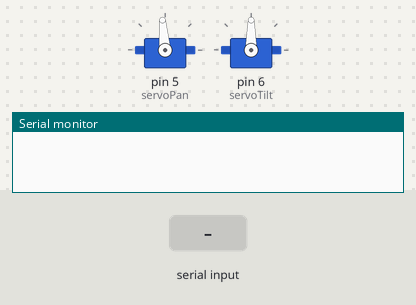
Bench run of a sketch on a simulated Arduino Uno, built with avr-gcc and run on an emulated ATmega328P. On the bench: 2 × servo, the last lines printed to the serial monitor. The test bench sets the inputs (shaded band).

Above: at 1.2 s.
1.3 s: "-" received over Serial
At 2.1 s:
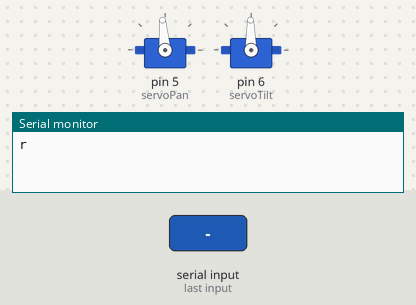
2.8 s: "m" received over Serial
At 3.2 s:
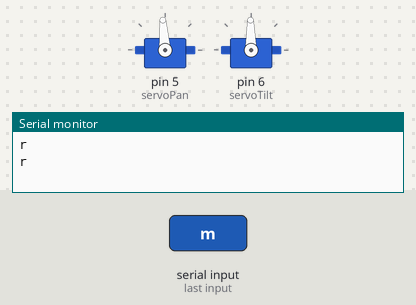
Timing chart, 0 to 5.8 s (numbered marks = the images above; inputs shaded):
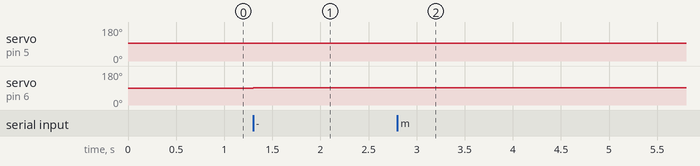

The sketch:

arduino.ino
```cpp
#include <Servo.h>

#define PAS 1


Servo servoPan;
Servo servoTilt;

int read;
int posx;
int posy;
int incx=0;
int incy=0;

char datax[1];

void setup() {

	Serial.begin(9600);

	read=0;
	posx=90;

	posy=95;

	/*************initialisation des servo_moteurs**********/
	servoPan.attach(5);//servo_moteur pan
	servoTilt.attach(6);//servo_moteur tilt

	/************position initiale****************/


	servoPan.write(posx);
	servoTilt.write(posy);

	//  Serial.write("-80");
	//Serial.write("-20");


	/*********************************************/

}

void loop() {
	int i=0;
        incx = 0;
        incy = 0;

	datax[0] = '\0';

	int cont=0;
	if(Serial.available()){
		datax[0]=Serial.read();
                Serial.flush();

		if(datax[0] == 'r'){
			posx = 90;
			posy = 95;
		}
		else{


			if(datax[0] == '-'){
				//posx = posx +1;
				incx=PAS;
				Serial.println("r");

			}

			else if (datax[0] == '+'){

				//posx = posx -1;
				incx=-PAS;
				Serial.println("r");


			}
			else{
				incx = 0;
			}

			if(datax[0] == 'm'){
				//posy = posy +1;
				incy=-PAS;
				Serial.println("r");

			}

			else if(datax[0] == 'p'){
				//posy = posy -1;
				incy=PAS;
				Serial.println("r");

			}
			else{
				incy = 0;
			}


			cont =0;
		}


		posx=posx+incx;
		posy=posy+incy;
	}

	servoTilt.write(posx);
	servoPan.write(posy);

	//delay(25);

}
```

Measured:
- after the input at 1.3 s, servo on pin 6 (servoTilt): 90° → 91° at once
- after the input at 2.8 s, servo on pin 5 (servoPan): 95° → 94° at once
